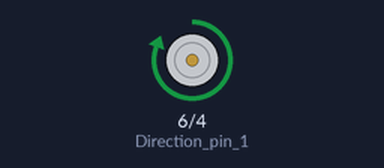
A sketch run on a simulated Arduino Uno, built with avr-gcc and run on an emulated ATmega328P. On the bench: motor-driver pin pairs drawn as motors (green arrow = first pin HIGH = forward, orange = second pin HIGH = backward, longer = more drive, scaled by the enable pin).

Above: at 0.5 s.
Timing chart, 0 to 4.6 s (numbered marks = the images above):
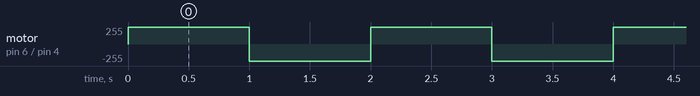

The sketch:

02_DC_Encoder_Motor_Basic.ino
```cpp
void setup() {
  pinMode(5, OUTPUT);  // PWM speed control
  pinMode(6, OUTPUT);  // Direction pin 1
  pinMode(4, OUTPUT);  // Direction pin 2
}

void loop() {
 analogWrite(5, 255);   // Speed (0–255), adjust as needed

  forward();
  delay(1000);

  backward();
  delay(1000);
}

// Function to move motor forward
void forward() {
  digitalWrite(6, HIGH); // Forward direction
  digitalWrite(4, LOW);
}

// Function to move motor backward
void backward() {
  digitalWrite(6, LOW);  // Reverse direction
  digitalWrite(4, HIGH);
}
```

Measured:
- by itself, motor on pin 6 (Direction_pin_1) / pin 4 (Direction_pin_2): alternates forward 255/255 for 1.0 s and backward 255/255 for 1.0 s
